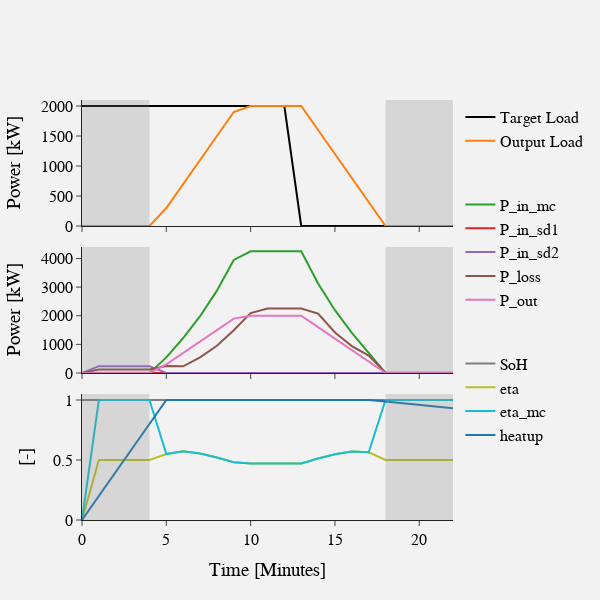

The notebook cell saved with this chart:
### Markdown cell above
## Other plot

### Code cell
from plotly.subplots import make_subplots
import plotly.graph_objects as go


# Result DataFrame Initialization
state_parms = [a for a in dir(ECCState()) if not a.startswith('__')]
df1 = pd.DataFrame(columns=state_parms)
df1.loc[0] = vars(ECCState())

# Run different stationary cases for target output load



# number of time steps
ts = 150
target = 1
target_list = []
## Initialization of component
C1_state = ECCState()
C1 = EnergyConversionComponent(par=component,
                               ts=1,
                               state = C1_state)
for t in range(ts):
    if t <= 12:
        C1.step_action(target)
        target_list.append(target*C1.par.P_out_rated)
    else:
        C1.step_action(0)
        target_list.append(0)
    df1.loc[t + 1] = vars(C1.state)


fig = make_subplots(rows=3, cols=1,
                    shared_xaxes=True,
                    vertical_spacing=0.05)


fig.add_trace(go.Scatter(x=df1.index[:], y=target_list,line=dict(color="black"),
                                     
                                     mode='lines',
                                     name="Target Load",
                         legendgroup = '1'),
                         row=1, col=1)
fig.add_trace(go.Scatter(x=df1.index[:], y=df1["P_out"][:],
                                     
                                     mode='lines',
                                     name="Output Load",
                         legendgroup = '1'),
                         row=1, col=1)

# Create traces
for cl in df1.columns :
    if not cl[:2] =="E_" and not cl[:3]=="err"and not cl[:4]=="opex":
        if cl[0]== "P": # and (not cl=="P_heat") :
            if cl=="P_heat" or cl=="P_in":
                pass

            else: 
                fig.add_trace(go.Scatter(x=df1.index[:], y=df1[cl][:],
                         
                         mode='lines',
                         name=cl,
                         legendgroup = '2'),
                     row=2, col=1)

        else:
            fig.add_trace(go.Scatter(x=df1.index[:], y=df1[cl][:],
                         
                         mode='lines',
                         name=cl,
                                     legendgroup = '3'),
                         row=3, col=1)



fig.update_yaxes(title_text="Power [kW]",range = [0, 2100], row=1, col=1)
fig.update_yaxes(title_text="Power [kW]", range=[0, 4400], row=2, col=1)
fig.update_yaxes(title_text="[-]", range=[0, 1.05], row=3, col=1)
fig.update_xaxes(title_text="Time [Minutes]", row=3, col=1, range=[0, 22])


for r in range(3):
    fig.add_vrect(x0=0, x1=4, row=r, col=1, fillcolor="grey", opacity=0.25, line_width=0)
    #fig.add_vrect(x0=4, x1=18, row=r, col=1, fillcolor="white", opacity=0.25, line_width=0)
    fig.add_vrect(x0=18, x1=22, row=r, col=1, fillcolor="grey", opacity=0.25, line_width=0)


fig.update_layout(height=600, width=600,
                  template="simple_white",

                  font_family="Verdana",
                  font_size=16,  # Set the font size here
                  font_color="Black",
                 legend_font_size=16,
                 legend_tracegroupgap=40)
                  #title_text="Stacked Subplots with Shared X-Axes")

fig.update_layout(
    plot_bgcolor='#F2F2F2',
    paper_bgcolor='#F2F2F2',
)
fig.show()

### Figure 1 — Plotly figure (JSON) as saved in the notebook; plotly's stock layout.template omitted (floating-point values rounded to 4 significant figures; data arrays with more than 128 entries replaced by an {"elided": "..."} marker saying what was removed)
{"data": [{"legendgroup": "1", "line": {"color": "black"}, "mode": "lines", "name": "Target Load", "x": {"elided": "151 int values"}, "y": {"elided": "150 int values"}, "type": "scatter", "xaxis": "x", "yaxis": "y"}, {"legendgroup": "1", "mode": "lines", "name": "Output Load", "x": {"elided": "151 int values"}, "y": {"elided": "151 float values"}, "type": "scatter", "xaxis": "x", "yaxis": "y"}, {"legendgroup": "2", "mode": "lines", "name": "P_in_mc", "x": {"elided": "151 int values"}, "y": {"elided": "151 float values"}, "type": "scatter", "xaxis": "x2", "yaxis": "y2"}, {"legendgroup": "2", "mode": "lines", "name": "P_in_sd1", "x": {"elided": "151 int values"}, "y": {"elided": "151 float values"}, "type": "scatter", "xaxis": "x2", "yaxis": "y2"}, {"legendgroup": "2", "mode": "lines", "name": "P_in_sd2", "x": {"elided": "151 int values"}, "y": {"elided": "151 float values"}, "type": "scatter", "xaxis": "x2", "yaxis": "y2"}, {"legendgroup": "2", "mode": "lines", "name": "P_loss", "x": {"elided": "151 int values"}, "y": {"elided": "151 float values"}, "type": "scatter", "xaxis": "x2", "yaxis": "y2"}, {"legendgroup": "2", "mode": "lines", "name": "P_out", "x": {"elided": "151 int values"}, "y": {"elided": "151 float values"}, "type": "scatter", "xaxis": "x2", "yaxis": "y2"}, {"legendgroup": "3", "mode": "lines", "name": "SoH", "x": {"elided": "151 int values"}, "y": {"elided": "151 int values"}, "type": "scatter", "xaxis": "x3", "yaxis": "y3"}, {"legendgroup": "3", "mode": "lines", "name": "eta", "x": {"elided": "151 int values"}, "y": {"elided": "151 float values"}, "type": "scatter", "xaxis": "x3", "yaxis": "y3"}, {"legendgroup": "3", "mode": "lines", "name": "eta_mc", "x": {"elided": "151 int values"}, "y": {"elided": "151 float values"}, "type": "scatter", "xaxis": "x3", "yaxis": "y3"}, {"legendgroup": "3", "mode": "lines", "name": "heatup", "x": {"elided": "151 int values"}, "y": {"elided": "151 float values"}, "type": "scatter", "xaxis": "x3", "yaxis": "y3"}], "layout": {"xaxis": {"anchor": "y", "domain": [0.0, 1.0], "matches": "x3", "showticklabels": false}, "yaxis": {"anchor": "x", "domain": [0.7, 1.0], "title": {"text": "Power [kW]"}, "range": [0, 2100]}, "xaxis2": {"anchor": "y2", "domain": [0.0, 1.0], "matches": "x3", "showticklabels": false}, "yaxis2": {"anchor": "x2", "domain": [0.35, 0.65], "title": {"text": "Power [kW]"}, "range": [0, 4400]}, "xaxis3": {"anchor": "y3", "domain": [0.0, 1.0], "title": {"text": "Time [Minutes]"}, "range": [0, 22]}, "yaxis3": {"anchor": "x3", "domain": [0.0, 0.3], "title": {"text": "[-]"}, "range": [0, 1.05]}, "shapes": [{"fillcolor": "grey", "line": {"width": 0}, "opacity": 0.25, "type": "rect", "x0": 0, "x1": 4, "xref": "x3", "y0": 0, "y1": 1, "yref": "y3 domain"}, {"fillcolor": "grey", "line": {"width": 0}, "opacity": 0.25, "type": "rect", "x0": 18, "x1": 22, "xref": "x3", "y0": 0, "y1": 1, "yref": "y3 domain"}, {"fillcolor": "grey", "line": {"width": 0}, "opacity": 0.25, "type": "rect", "x0": 0, "x1": 4, "xref": "x", "y0": 0, "y1": 1, "yref": "y domain"}, {"fillcolor": "grey", "line": {"width": 0}, "opacity": 0.25, "type": "rect", "x0": 18, "x1": 22, "xref": "x", "y0": 0, "y1": 1, "yref": "y domain"}, {"fillcolor": "grey", "line": {"width": 0}, "opacity": 0.25, "type": "rect", "x0": 0, "x1": 4, "xref": "x2", "y0": 0, "y1": 1, "yref": "y2 domain"}, {"fillcolor": "grey", "line": {"width": 0}, "opacity": 0.25, "type": "rect", "x0": 18, "x1": 22, "xref": "x2", "y0": 0, "y1": 1, "yref": "y2 domain"}], "font": {"family": "Verdana", "size": 16, "color": "Black"}, "legend": {"font": {"size": 16}, "tracegroupgap": 40}, "height": 600, "width": 600, "plot_bgcolor": "#F2F2F2", "paper_bgcolor": "#F2F2F2"}}
